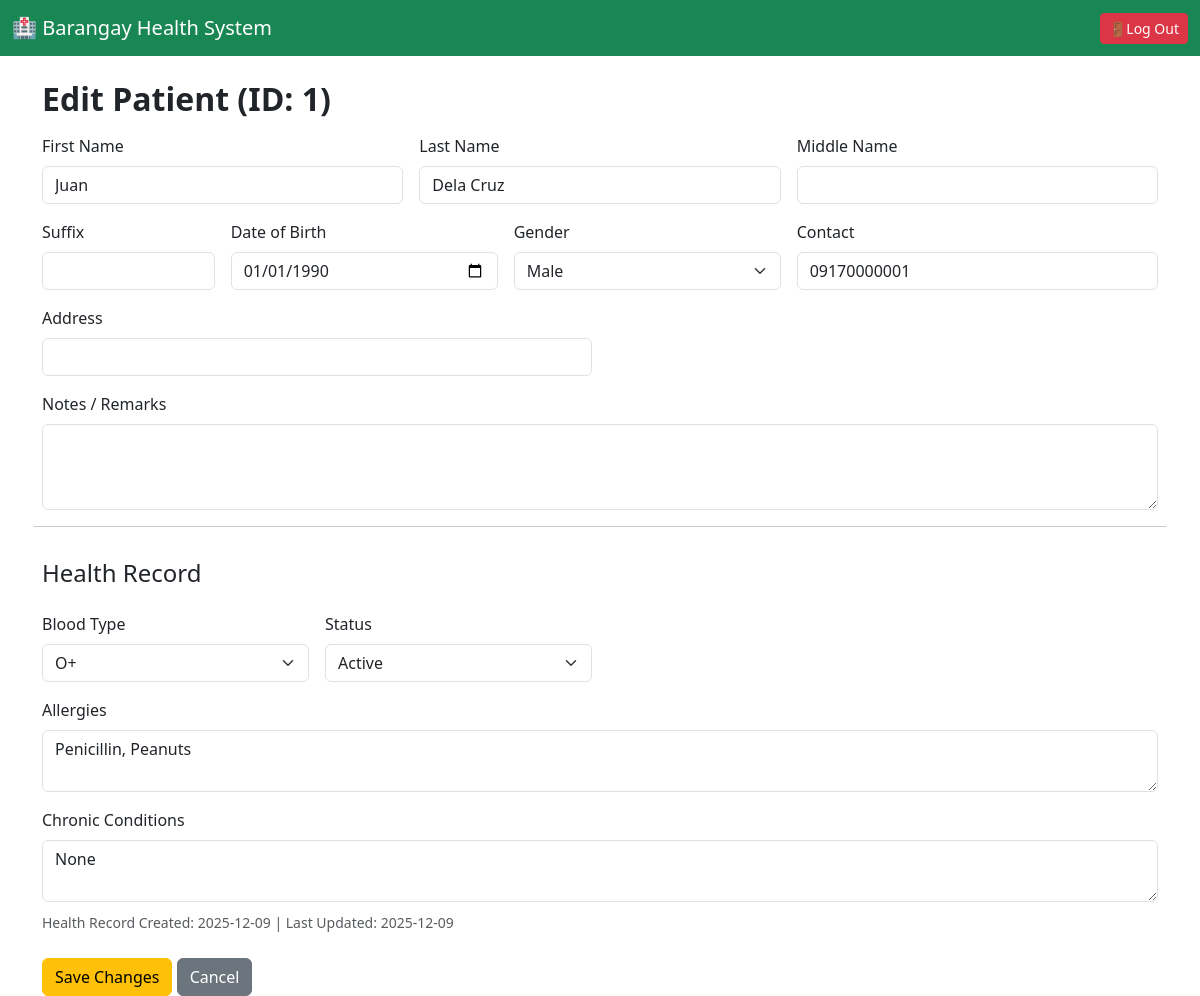
Screenshot of /edit/1 (signed in) with the database file from the repository.
### tables this page shows
CREATE TABLE patients (
            id INTEGER PRIMARY KEY AUTOINCREMENT,
            last_name TEXT NOT NULL,
            first_name TEXT NOT NULL,
            middle_name TEXT,
            suffix TEXT,
            dob TEXT NOT NULL,
            sex TEXT NOT NULL,
            contact TEXT,
            address TEXT,
            notes TEXT,
            created_at TIMESTAMP DEFAULT CURRENT_TIMESTAMP
        );

CREATE TABLE health_records (
            id INTEGER PRIMARY KEY AUTOINCREMENT,
            patient_id INTEGER NOT NULL UNIQUE,
            blood_type TEXT,
            allergies TEXT,
            chronic_conditions TEXT,
            status TEXT DEFAULT 'Active',
            created_at TIMESTAMP DEFAULT CURRENT_TIMESTAMP,
            updated_at TIMESTAMP DEFAULT CURRENT_TIMESTAMP,
            FOREIGN KEY (patient_id) REFERENCES patients(id)
        );

### app.py (the view, shortened to what this page needs)
@app.route("/edit/<int:id>", methods=["GET", "POST"])
@login_required # SECURED
def edit_patient(id):
    db = get_db()
    c = db.cursor()
    patient = c.execute("SELECT * FROM patients WHERE id = ?", (id,)).fetchone()
    if not patient:
        return "Patient not found", 404
    health = c.execute("SELECT * FROM health_records WHERE patient_id = ?", (id,)).fetchone()
    return render_template("edit_patient.html", patient=patient, health_record=health)

### app.py (called while the page is built)
def login_required(f):
    @wraps(f)
    def decorated_function(*args, **kwargs):
        if session.get("role") != 'worker':
            return redirect(url_for('worker_signin'))
        return f(*args, **kwargs)
    return decorated_function

def get_db():
    db = getattr(g, "_database", None)
    if db is None:
        db = g._database = sqlite3.connect(DATABASE)
        db.row_factory = sqlite3.Row
    return db

@app.teardown_appcontext
def close_connection(exception):
    db = getattr(g, "_database", None)
    if db is not None:
        db.close()

### templates/edit_patient.html (shortened to what this page needs)
{% extends "layout.html" %}
{% block content %}
<h2 class="fw-bold mb-3">Edit Patient (ID: {{ patient.id }})</h2>
<form method="POST" class="row g-3">
  <div class="col-md-4">
    <label class="form-label">First Name</label>
    <input type="text" name="first_name" class="form-control" value="{{ patient.first_name }}" required>
  </div>
  <div class="col-md-4">
    <label class="form-label">Last Name</label>
    <input type="text" name="last_name" class="form-control" value="{{ patient.last_name }}" required>
  </div>
  <div class="col-md-4">
    <label class="form-label">Middle Name</label>
    <input type="text" name="middle_name" class="form-control" value="{{ patient.middle_name or '' }}">
  </div>
  <div class="col-md-2">
    <label class="form-label">Suffix</label>
    <input type="text" name="suffix" class="form-control" value="{{ patient.suffix or '' }}">
  </div>
  <div class="col-md-3">
    <label class="form-label">Date of Birth</label>
    <input type="date" name="dob" class="form-control" value="{{ patient.dob }}" required>
  </div>
  <div class="col-md-3">
    <label class="form-label">Gender</label>
    <select name="sex" class="form-select" required>
      <option value="Male" {% if patient.sex == "Male" %}selected{% endif %}>Male</option>
    </select>
  </div>
  <div class="col-md-4">
    <label class="form-label">Contact</label>
    <input type="text" name="contact" class="form-control" value="{{ patient.contact }}">
  </div>
  <div class="col-md-6">
    <label class="form-label">Address</label>
    <input type="text" name="address" class="form-control" value="{{ patient.address or '' }}">
  </div>
  <div class="col-12">
    <label class="form-label">Notes / Remarks</label>
    <textarea name="notes" class="form-control" rows="3">{{ patient.notes or '' }}</textarea>
  </div>
  <hr>
  <h4 class="mt-3">Health Record</h4>
  <div class="col-md-3">
    <label class="form-label">Blood Type</label>
    <select name="blood_type" class="form-select">
      <option value="O+" {% if health_record and health_record.blood_type == 'O+' %}selected{% endif %}>O+</option>
    </select>
  </div>
  <div class="col-md-3">
    <label class="form-label">Status</label>
    <select name="status" class="form-select">
      <option value="Active" {% if health_record and health_record.status == 'Active' %}selected{% endif %}>Active</option>
    </select>
  </div>
  <div class="col-12">
    <label class="form-label">Allergies</label>
    <textarea name="allergies" class="form-control" rows="2">{{ health_record.allergies if health_record else '' }}</textarea>
  </div>
  <div class="col-12">
    <label class="form-label">Chronic Conditions</label>
    <textarea name="chronic_conditions" class="form-control" rows="2">{{ health_record.chronic_conditions if health_record else '' }}</textarea>
  </div>
  {% if health_record %}
  <div class="col-12 mt-2">
    <small class="text-muted">Health Record Created: {{ health_record.created_at[:10] if health_record.created_at else 'N/A' }} | Last Updated: {{ health_record.updated_at[:10] if health_record.updated_at else 'N/A' }}</small>
  </div>
  {% endif %}
  <div class="col-12 mt-4">
    <button type="submit" class="btn btn-warning">Save Changes</button>
    <a href="{{ url_for('patients') }}" class="btn btn-secondary">Cancel</a>
  </div>
</form>
{% endblock %}

### rows the page displays
patients: id "1", first_name "Juan", last_name "Dela Cruz", dob "01/01/1990", sex "Male", contact "09170000001"
health_records: blood_type "O+", status "Active", allergies "Penicillin, Peanuts", chronic_conditions "None", created_at "2025-12-09", updated_at "2025-12-09"
